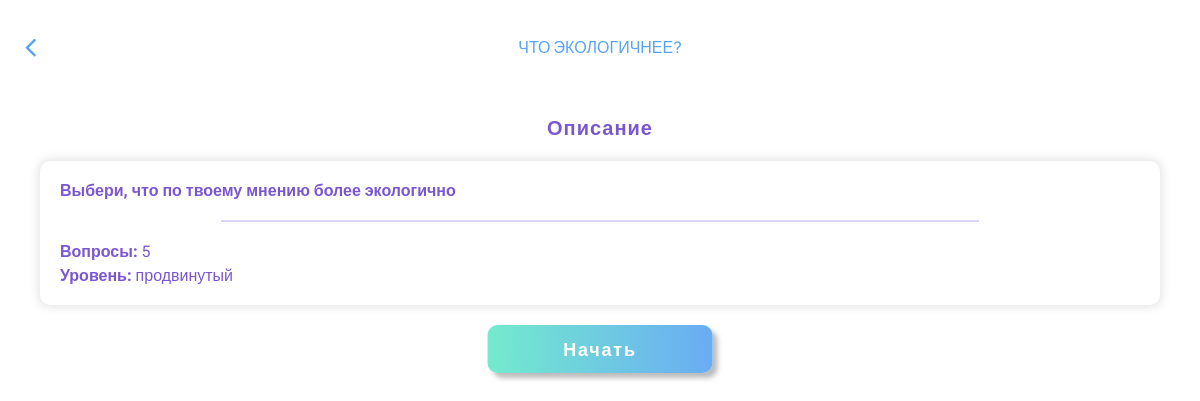
/quizes/1/, run on the app's committed database.
### quizes/models.py (models this page shows, shortened)
class Quiz(models.Model):
    name = models.CharField(max_length=200)
    topic = models.CharField(max_length=200)
    number_of_questions = models.IntegerField()
    difficulty = models.CharField(max_length=11,choices=DIFF_CHOICES)
    class Meta:
        verbose_name_plural = 'Quizes'

### quizes/views.py (the view)
# urls.py: path('<pk>/', quiz_view, name='quiz'),
def quiz_view(request, pk):
    quiz = Quiz.objects.get(pk=pk)
    return render(request, 'quiz.html', {'quiz':quiz})

### quizes/templates/quiz.html (shortened to what this page needs)
{% extends 'wrappers/quiz_layout.html' %}
{% block page_css %}
    {% load static %}
    <link rel="stylesheet" href="{% static 'css/quiz.css' %}">
{% endblock %}
{% block header %}
    {{ quiz.name }}
{% endblock %}

### quizes/templates/wrappers/quiz_layout.html (shortened to what this page needs)
<!DOCTYPE html PUBLIC "-//WAPFORUM//DTD XHTML Mobile 1.0//EN" "http://www.wapforum.org/DTD/xhtml-mobile10.dtd">
<html>
    <head>
        {% block page_css %}
        {% endblock %}
        {% include 'wrappers/links.html' %}
    </head>
    <body>
        <header class="header">
            <a href="{{ request.META.HTTP_REFERER }}">
                <i class="fa fa-angle-left fa-2x fa-fw back-arrow" aria-hidden="true"></i>
            </a>
            <h1>
                {% block header %}
                {% endblock %}
            </h1>
        </header>
        <article>
            <div id="title-screen" class="ttl-scr-quiz">
                <h2>Описание</h2>
                <div class="test-info">
                    <p>{{ quiz.topic }}</p>
                    <hr class="info-hr">
                    <p>
                        <span>Вопросы: </span>
                        <span>{{ quiz.number_of_questions }}</span>
                    </p>
                    <p>
                        <span>Уровень: </span>
                        <span>{{ quiz.difficulty }}</span>
                    </p>
                </div>
                <a href="#"
                    onclick="document.getElementById('title-screen').classList.add('hidden-block');
                    document.getElementById('quiz-box').classList.remove('hidden-block');
                    document.getElementById('quiz-form-button').classList.remove('hidden-block')">
                    <div class="button">
                        <p>Начать</p>
                    </div>
                </a>
            </div>
        </article>
    </body>
</html>

### static/css/quiz.css (style rules this page uses)
.ttl-scr-quiz { width: 100%; height: 600px; text-align: center; margin-top: 20px; }
.test-info { text-align: left; border-radius: 10px; box-shadow: 0 0 10px 2px rgba(122,122,122,0.2); padding: 20px; margin: 20px 40px 5px 40px; }
.info-hr { position: relative; left: 50%; transform: translate(-50%); width: 70%; border: 1px solid rgba(122, 87, 209, 0.5); opacity: 0.5; margin: 20px 0; }
.test-info p:first-child, .test-info p span:first-child { font-weight: 800; }
.test-info p:not(:last-child) { margin-bottom: 5px; }
.ttl-scr-quiz a { text-decoration: none; }
.button { position: relative; left: 50%; transform: translate(-50%); height: 48px; width: 225px; background: linear-gradient(89deg, rgba(89, 164, 242, 0.9) 0%, rgba(91, 231, 196, 0.85) 0.01%, rgba(89, 164, 242, 0.9) 98.59%); box-shadow: 5px 5px 5px rgba(122,122,122,0.5); border-radius: 10px; margin: 20px 0 31px 0; }
.button p { position: absolute; top: 50%; transform: translate(0, -50%); width: inherit; text-align: center; font-family: 'Manrope', sans-serif; font-weight: 800; font-size: 18px; letter-spacing: 0.1em; color: white; }

### static/css/templates/header-template.css (style rules this page uses)
.header { position: relative; padding: 47px 30px; }
h1 { position: absolute; left: 50%; transform: translate(-50%, -50%); top: 50%; font-weight: 500; text-transform: uppercase; }
.back-arrow { position: absolute; transform: translate(-20px, -50%); top: 50%; color: #59A4F2; }

### static/css/templates/page-settings.css (style rules this page uses)
* { padding: 0; margin: 0; }
h1, h2, h3 { font-family: 'Manrope', sans-serif; }
h1 { font-size: 16px; color: #59A4F2; }
h2 { font-size: 20px; color: #7A57D1; letter-spacing: 0.05em; }
p { font-family: 'Roboto', sans-serif; color: #7A57D1; font-size: 16px; }

### static/css/templates/ftrmenu-template.css (style rules this page uses)
.fa-2x { font-size: 24px; }

### data on the page
Quiz: name "ЧТО ЭКОЛОГИЧНЕЕ?", topic "Выбери, что по твоему мнению более экологично", number_of_questions "5", difficulty "продвинутый"
